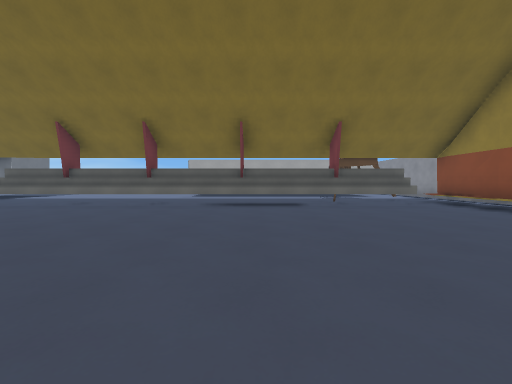
view 1 (above)

18 first-person views from a walk through a Godot game level. The camera is 1.2 m above the floor, tilts 2° down and sees 90° across. The floor is counted in squares, 2 m on a side. Each view is taken from the middle of a square. On the plan, view 1 faces up. The plan holds only what a view shows up to about 9 squares ahead; the rest is blank. The place goes on beyond the plan.

view 2
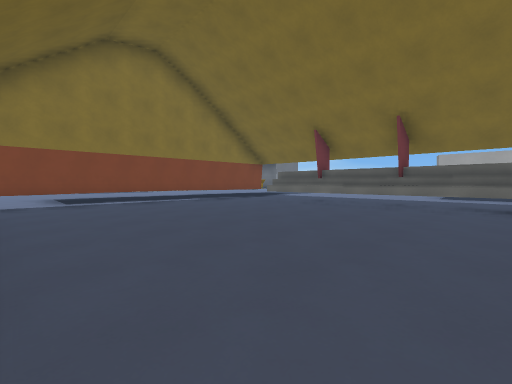

view 3
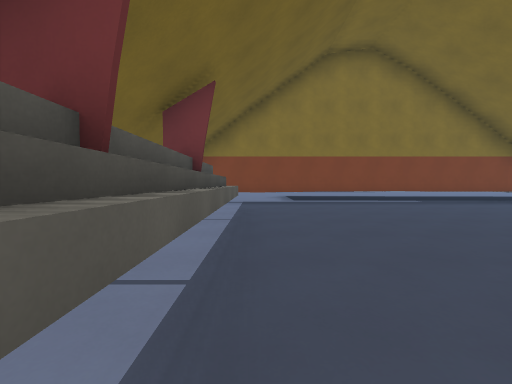

view 4
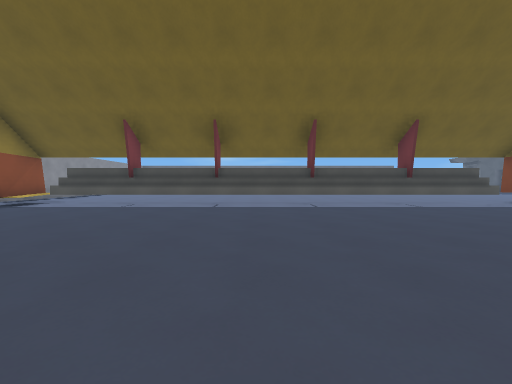

view 5
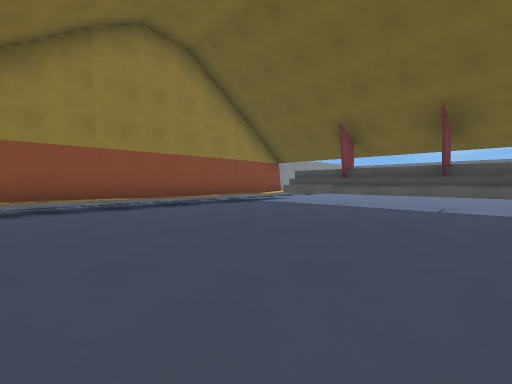

view 6
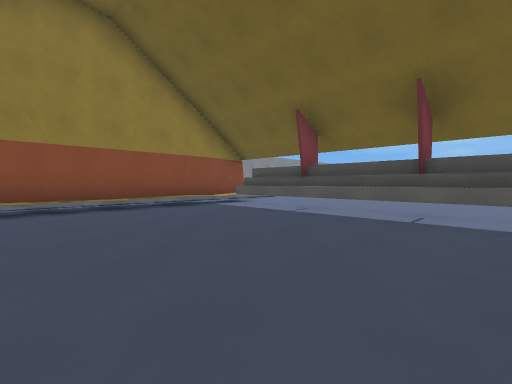

view 7
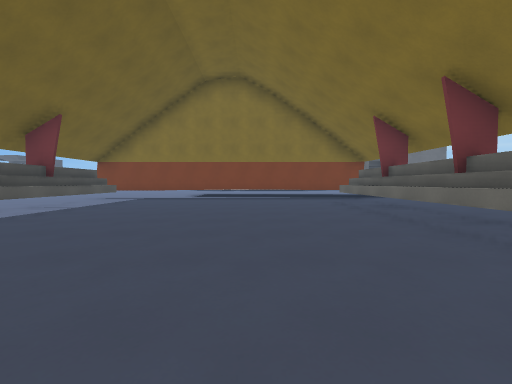

view 8
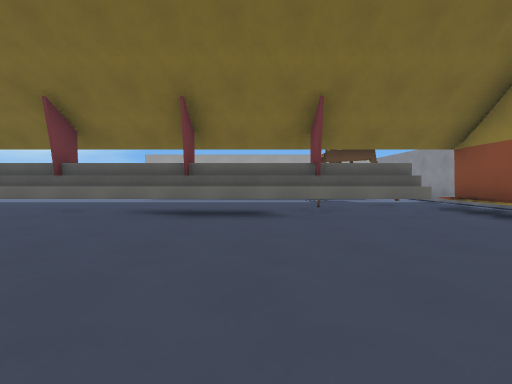

view 9
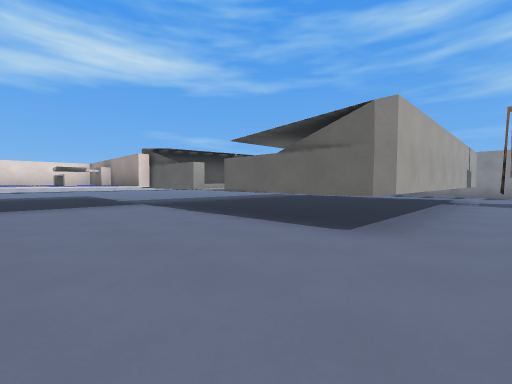

view 10
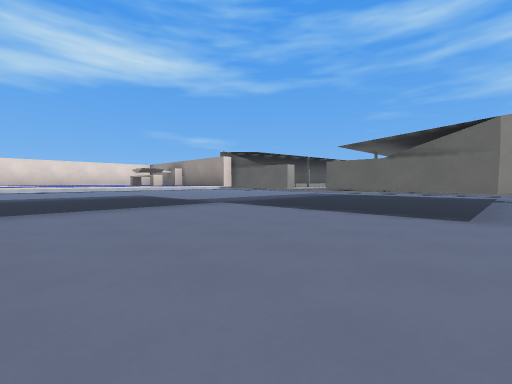

view 11
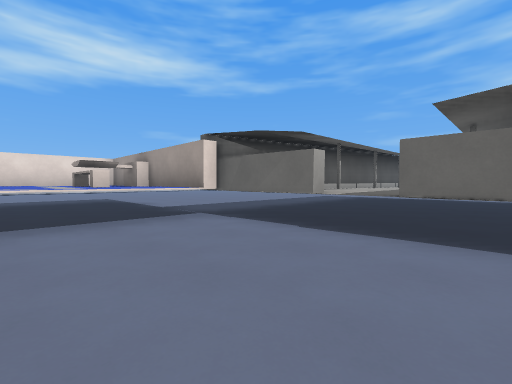

view 12
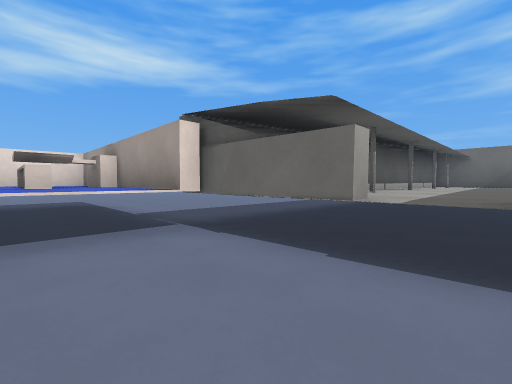

view 13
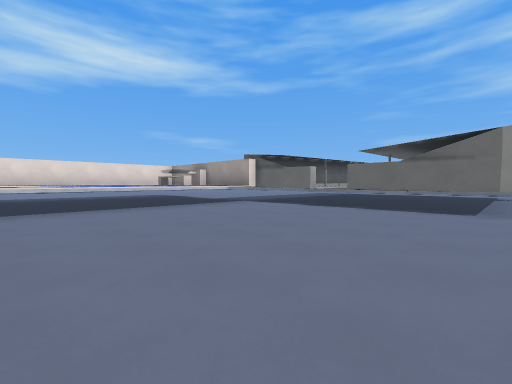

view 14
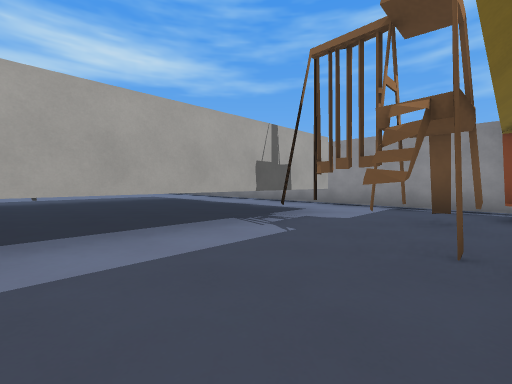

view 15
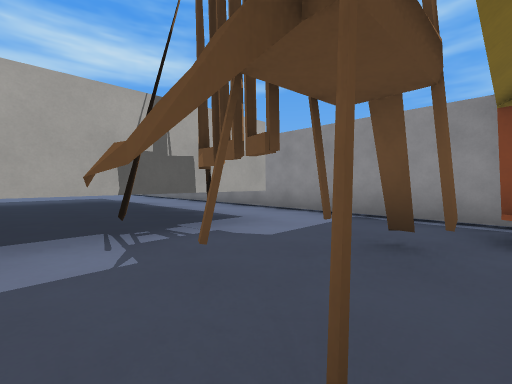

view 16
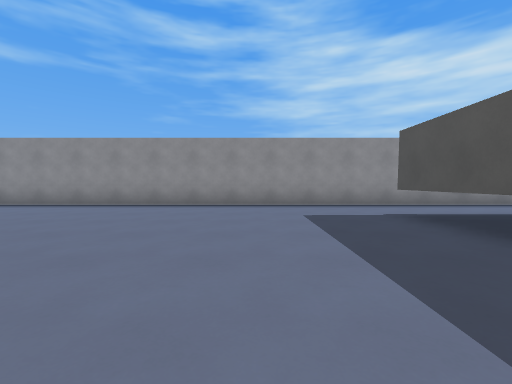

view 17
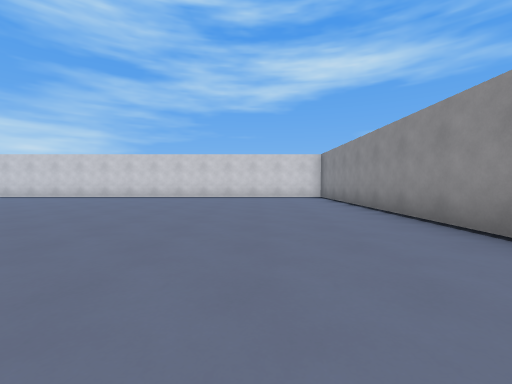

view 18
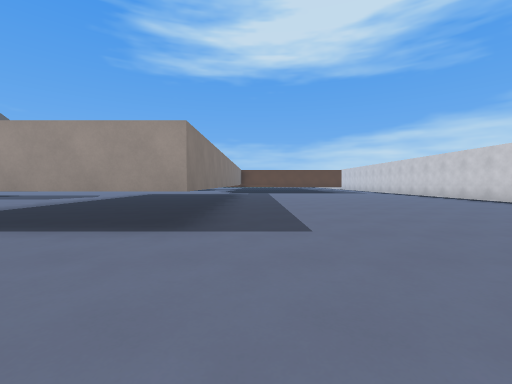

### Floor plan
Key: @ floor where view 1 was taken; # wall or solid block; x gap in a wall; . floor; / step, stairs or slope; ^ raised ledge; T thing the floor can be seen under or through.
Columns run from 9 left of view 1 to 7 right of it. Each row starts with its distance up from view 1.
 30 ...
 29 .... ...........#
 28 ................#
 27 ................#
 26 ................#
 25 ................#
 24 ................#
 23 ................#
 22 ###TTT..........#
 21     ^T..........#
 20    ^^T..........#
 19 ^^^^^T..........#
 18 ^^^^^T..........#
 17 ^^^^^^T ^   ^^..#
 16 ......T^^^^^#^..#
 15 ......x^^^^^^^T.#
 14 ......^^^^^^^ T.#
 13 ......#  ^     .#
 12 ......#        .#
 11 ......#^^^^^^^T.#
 10   ..........#...#
  9  ...........##/.#
  8 #...........##/##
  7 #.^^^^#^^#^#^^/##
  6 #............./##
  5 #............./##
  4 #............./##
  3 #............./##
  2 #............./##
  1 #............./##
  0 #........@..../##
 -1 #.^TTTTTTTTTT^/##
 -2 #............./##
 -3 ................#
 -4  ..     ......
 -5         .....
 -6         ..

Where each view was taken, in squares from view 1:
view 1: 0 up, 0 right, facing up
view 2: 0 up, 1 left, facing up-left
view 3: 0 up, 1 left, facing left
view 4: 6 up, 1 left, facing down
view 5: 6 up, 1 left, facing down-right
view 6: 4 up, 1 left, facing down-right
view 7: 4 up, 1 right, facing left
view 8: 2 up, 1 right, facing up
view 9: 10 up, 6 left, facing up-right
view 10: 11 up, 8 left, facing up-right
view 11: 13 up, 6 left, facing up-right
view 12: 14 up, 5 left, facing up-right
view 13: 11 up, 9 left, facing up-right
view 14: 8 up, 0 right, facing up-right
view 15: 8 up, 2 right, facing up-right
view 16: 20 up, 0 right, facing right
view 17: 20 up, 4 right, facing up
view 18: 23 up, 0 right, facing left
